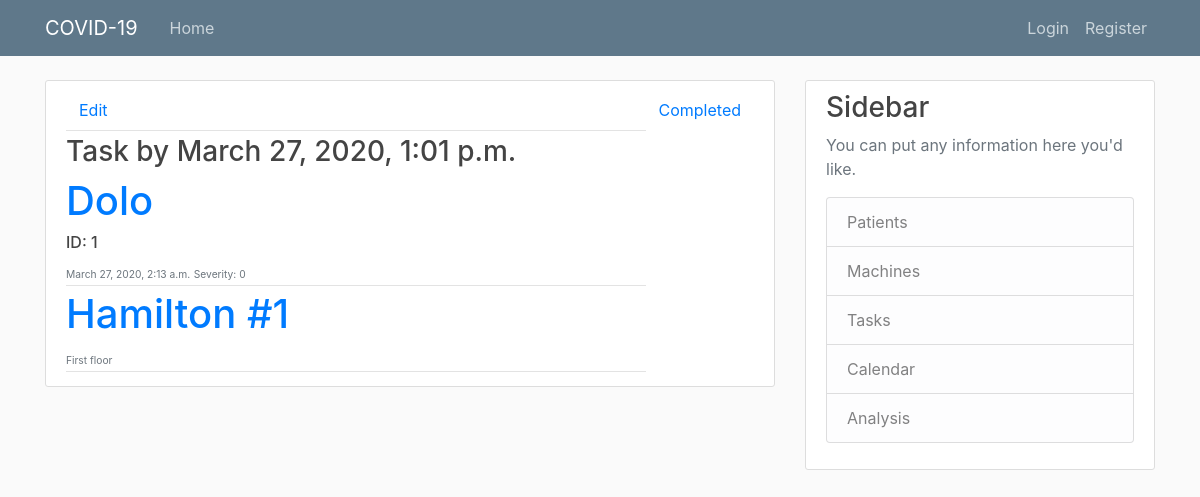
Before: /manager/assignment_task/2/ with the older database file.
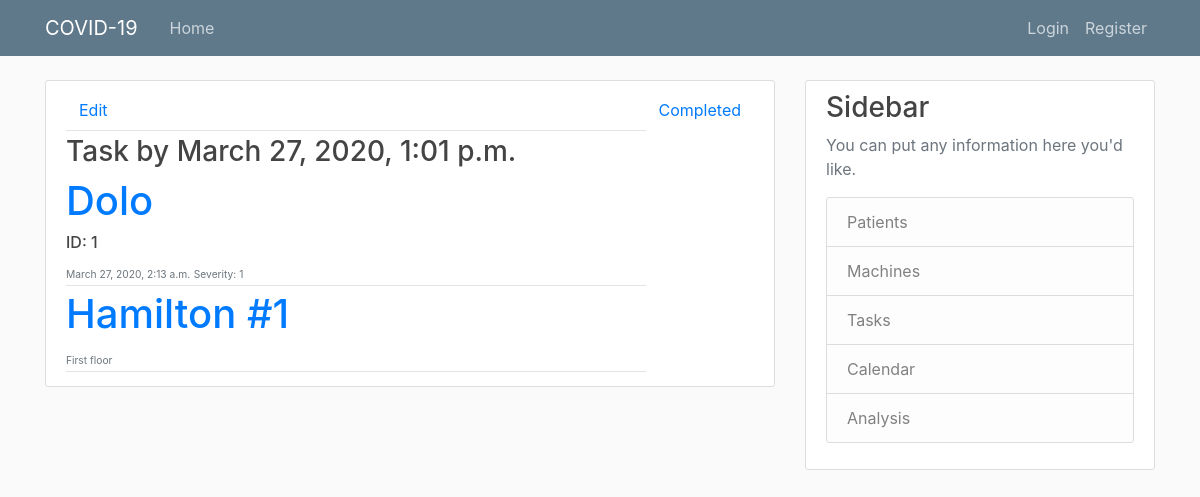
After: the same page with the newer database file.
### manager/models.py (models this page shows, shortened)
class AssignmetTask(models.Model):
    date = models.DateTimeField('Task by:', default=timezone.now)
    bool_completed = models.BooleanField(default=False)
    patient = models.ForeignKey(Patient, on_delete=models.CASCADE, related_name='machine_assignments')
    machine = models.ForeignKey(Machine, on_delete=models.CASCADE, related_name='machine_assignments')
    start_date = models.DateTimeField('initial date:', default=timezone.now)
    end_date = models.DateTimeField('end date:', default=timezone.now)
    bool_install = models.BooleanField('installed', default=False)

class Patient(models.Model):
    name = models.CharField(max_length=100)
    SEVERITY = (
    	(0, 'Healed'),
        (1, 'Low'),
    	(2, 'Moderate'),
    	(3, 'Medium'),
    	(4, 'High'),
    	(5, 'Very High'),
    	(6, 'Dead'),
    )
    severity = models.IntegerField(default=1, choices=SEVERITY)
    admission_date = models.DateTimeField('Admission date: ', default=timezone.now)
    description = models.TextField(blank=True)
    machine_pk = models.IntegerField(default=0)
    history_severity_x = models.TextField(blank=True)
    history_severity_y = models.TextField(blank=True)
    history_machine_x = models.TextField(blank=True)
    history_machine_y = models.TextField(blank=True)

class Machine(models.Model):
    model = models.ForeignKey(MachineType, on_delete=models.CASCADE)
    location = models.CharField(max_length=100)
    description = models.TextField(blank=True)
    patient_pk = models.IntegerField(default=0)
    def __str__(self):
    	return self.model.name + ' #' + str(self.pk)

class MachineType(models.Model):
    name = models.CharField(max_length=100)
    description = models.TextField(blank=True)

### manager/views.py (the view)
# urls.py: path('assignment_task/<int:pk>/', views.assignment_task, name='assignment_task'),
def assignment_task(request, pk):
    try:
        task = AssignmetTask.objects.get(pk=pk)
    except AssignmetTask.DoesNotExist:
        raise Http404("AssignmetTask not found")
    return render(request, 'assignment_task.html', {'task': task})

### manager/templates/assignment_task.html
{% extends "base.html" %}
{% block content %}
	<article class="media content-section">
	  <div class="media-body">
			<div class="article-metadata">
				<a class="btn" href="{% url 'assignment_task-update' task.pk %}">Edit</a>
			</div>
			<h3>Task by {{ task.date }}</h3>
			<div class="article-metadata">
				<h1><a href="{% url 'patient' task.patient.pk %}">{{ task.patient.name }}</a></h1>
				<h6>ID: {{ task.patient.pk }}</h6>
				<small class="text-muted">
					<small>{{ task.patient.admission_date }}</small>
					<small>Severity: {{task.patient.severity}}</small>
				</small>
			</div>
			<div class="article-metadata">
				<h1><a href="{% url 'machine' task.machine.pk %}">{{ task.machine }}</a></h1>
				<small class="text-muted">
					<small>{{ task.machine.location }}</small>
				</small>
			</div>
	  </div>
		{% if task.bool_completed == 1 %}
			<a class="btn" href="{% url 'tasks' %}">Completed</a>
		{% else %}
			{% if task.bool_install == 0 %}
				<a class="btn" href="{% url 'assignment_task-complete' task.pk %}">Install</a>
			{% else %}
				<a class="btn" href="{% url 'assignment_task-complete' task.pk %}">Remove</a>
			{% endif %}
		{% endif %}
	</article>
{% endblock content %}

Changed rows visible on the page:
changed through a linked row, AssignmetTask "Dolo": patient.severity "0" → "1"
